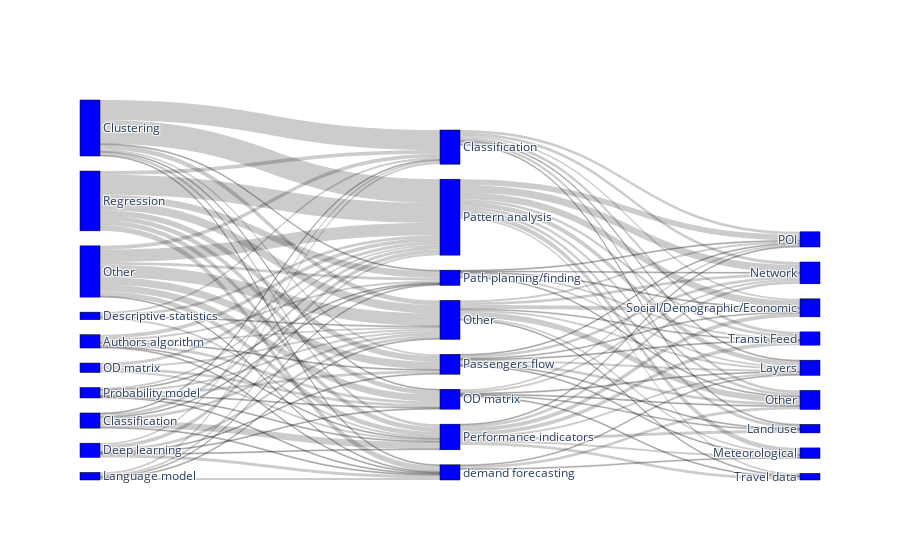

Notebook source saved alongside this figure:
### Code cell
aggregated_table2 = (
    data[columns]
    .groupby(["Other datasets", "Analysis type"])[["ID"]]
    .nunique()
    .sort_values(by="ID")
).reset_index()

aggregated_table = (
    data[columns]
    .groupby(["Model", "Model type", "Analysis type"])[["ID"]]
    .nunique()
    .groupby(["Model type", "Analysis type"])[["ID"]]
    .sum()
    .sort_values(by="ID")
).reset_index()

label1 = sorted(list(sets_dict["Model type"]))
label1.append("Other")
label2 = sorted(set(data["Analysis type"].tolist()))
label3 = sorted(list(sets_dict["Other datasets"]))
label3.append("Other")


source = []
target = []
value = []

for row in aggregated_table.iterrows():
    source.append(label1.index(row[1]["Model type"]))
    target.append(label2.index(row[1]["Analysis type"]) + len(label1))
    value.append(row[1]["ID"])


for row in aggregated_table2.iterrows():
    source.append(label2.index(row[1]["Analysis type"]) + len(label1))
    target.append(label3.index(row[1]["Other datasets"]) + len(label1) + len(label2))
    value.append(row[1]["ID"])

fig = go.Figure(
    data=[
        go.Sankey(
            node=dict(
                pad=15,
                thickness=20,
                line=dict(color="black", width=0.5),
                label=label1 + label2 + label3,
                color="blue",
            ),
            link=dict(
                source=source,  # indices correspond to labels, eg A1, A2, A1, B1, ...
                target=target,
                value=value,
            ),
        )
    ]
)

#fig.update_layout(title_text="Basic Sankey Diagram")
fig.write_image("img/models_datasets_sankey.pdf")
fig.show()

### Figure 1 — Plotly figure (JSON) as saved in the notebook; plotly's stock layout.template omitted (floating-point values rounded to 4 significant figures)
{"data": [{"link": {"source": [2, 3, 2, 2, 3, 5, 3, 5, 6, 6, 7, 6, 5, 23, 18, 18, 23, 32, 23, 23, 7, 23, 23, 18, 18, 7, 5, 20, 18, 6, 2, 2, 20, 32, 3, 3, 5, 23, 6, 7, 6, 2, 20, 20, 2, 6, 25, 32, 32, 25, 25, 5, 25, 25, 3, 25, 32, 32, 25, 32, 32, 5, 25, 5, 33, 34, 36, 33, 34, 36, 40, 40, 34, 37, 37, 36, 36, 39, 37, 36, 34, 37, 35, 35, 34, 35, 33, 37, 34, 39, 38, 37, 35, 39, 36, 35, 39, 38, 36, 38, 39, 33, 36, 40, 35, 33, 33, 33, 39, 38, 35, 39, 39, 38, 38, 35, 38, 38, 38], "target": [36, 33, 40, 39, 40, 34, 37, 37, 36, 34, 35, 39, 40, 34, 37, 35, 40, 40, 39, 37, 39, 35, 38, 40, 33, 33, 36, 39, 38, 33, 37, 35, 35, 37, 38, 35, 39, 36, 40, 38, 35, 34, 38, 34, 38, 38, 33, 33, 39, 34, 39, 35, 40, 36, 39, 37, 34, 36, 35, 35, 38, 33, 38, 38, 43, 43, 43, 44, 44, 45, 44, 45, 60, 60, 47, 56, 54, 49, 49, 49, 57, 54, 56, 57, 49, 49, 54, 56, 47, 45, 57, 44, 45, 44, 44, 44, 57, 56, 47, 60, 47, 60, 60, 60, 47, 47, 56, 49, 43, 43, 54, 54, 56, 45, 44, 60, 49, 54, 47], "value": [1, 1, 1, 1, 1, 1, 1, 1, 1, 1, 1, 1, 1, 1, 1, 1, 1, 1, 1, 1, 2, 2, 2, 2, 2, 2, 2, 2, 2, 2, 2, 2, 2, 3, 3, 3, 3, 3, 3, 3, 3, 3, 3, 3, 4, 4, 4, 4, 5, 5, 5, 5, 6, 6, 7, 7, 7, 8, 9, 13, 13, 21, 21, 25, 1, 1, 1, 1, 1, 1, 1, 1, 1, 1, 1, 1, 1, 1, 1, 1, 1, 1, 1, 1, 2, 2, 2, 2, 2, 2, 2, 2, 2, 2, 2, 2, 3, 3, 3, 3, 3, 3, 3, 3, 3, 3, 3, 3, 3, 3, 4, 4, 4, 5, 5, 6, 6, 7, 8]}, "node": {"color": "blue", "label": ["Algebraic model", "Anomaly detection", "Authors algorithm", "Classification", "Classifictaion", "Clustering", "Deep learning", "Descriptive statistics", "Dimensionality reduction", "Economical model", "Error correction model", "Feature selection", "Forecasting", "Game theory", "Genetic algorithm", "Genetic algorithms", "Graph model", "Gravity-based model", "Language model", "Neural networks", "OD matrix", "Optimization", "Panel analysis", "Probability model", "Ranking algorithm", "Regression", "Stochastic mode", "Stochastic model", "Time series analysis", "Trip chaining model", "Trip destinaton model", "Trip-chaining model", "Other", "Classification", "OD matrix", "Other", "Passengers flow", "Path planning/finding", "Pattern analysis", "Performance indicators", "demand forecasting", "COVID-19", "Events", "Land use", "Layers", "Meteorological", "Mobile", "Network", "Network Status Updates", "POI", "Population mobility", "Regulation", "Sensor data", "Social network", "Social/Demographic/Economic", "Survey", "Transit Feed", "Travel data", "Travel planning", "Web mapping service", "Other"], "line": {"color": "black", "width": 0.5}, "pad": 15, "thickness": 20}, "type": "sankey"}], "layout": {}}
